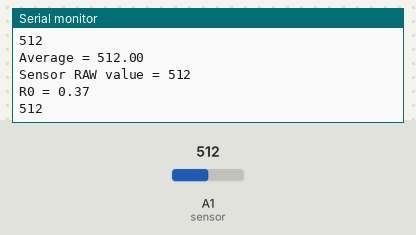
Recording of a sketch running on a simulated Arduino Uno, built with avr-gcc and run on an emulated ATmega328P. Parts: the last lines printed to the serial monitor. Inputs (shaded band) come from the test bench; at power-on: A1 (sensor) = 512.

Above: at 1.2 s.
1.3 s: A1 (sensor) set to 0
At 2.8 s:
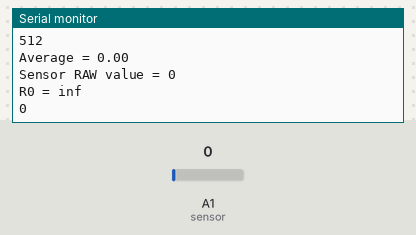
4.3 s: A1 (sensor) set to 122
At 5.2 s:
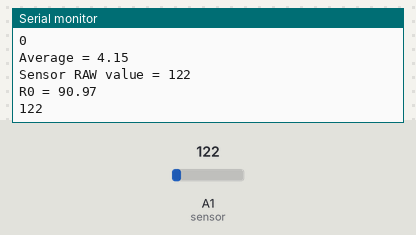
Timing chart, 0 to 7.3 s (numbered marks = the images above; inputs shaded):
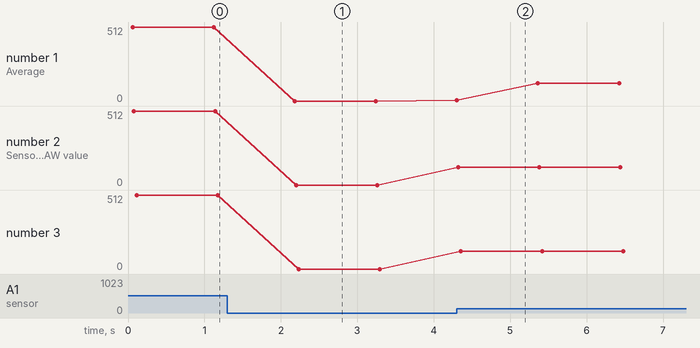

Measured:
- after the input at 1.3 s, the serial monitor: prints a new line after 0.88 s (image 1)
- after the input at 4.3 s, the serial monitor: prints a new line at once (image 2)
- plotted number 1: 0 → 122 after the input at 4.3 s
- plotted number 2: 0 → 122 after the input at 4.3 s
- plotted number 3: 0 → 122 after the input at 4.3 s

The sketch:

MQ7_1.ino
```cpp
void setup() {
  Serial.begin(9600); //Baud rate
  pinMode(A1,INPUT);
}

void loop() {
  float sensor_volt; //Define variable for sensor voltage
  float RS_air; //Define variable for sensor resistance
  float R0; //Define variable for R0
  float sensorValue=0.0; //Define variable for analog readings
  for(int x = 0 ; x < 500 ; x++) //Start for loop
  {
    sensorValue = sensorValue + analogRead(A1); //Add analog values of sensor 500 times
  }
  sensorValue = sensorValue/500.0; //Take average of readings
  Serial.print("Average = ");
  Serial.println(sensorValue);
  sensor_volt = sensorValue*(5.0/1023.0); //Convert average to voltage
  RS_air = ((5.0*10.0)/sensor_volt)-10.0; //Calculate RS in fresh air
  R0 = RS_air/27; //Calculate R0
  Serial.print("Sensor RAW value = ");
  Serial.println(analogRead(A1));
  Serial.print("R0 = "); //Display "R0"
  Serial.println(R0); //Display value of R0
  Serial.println(analogRead(A1));
  delay(1000); //Wait 1 second

}
```
